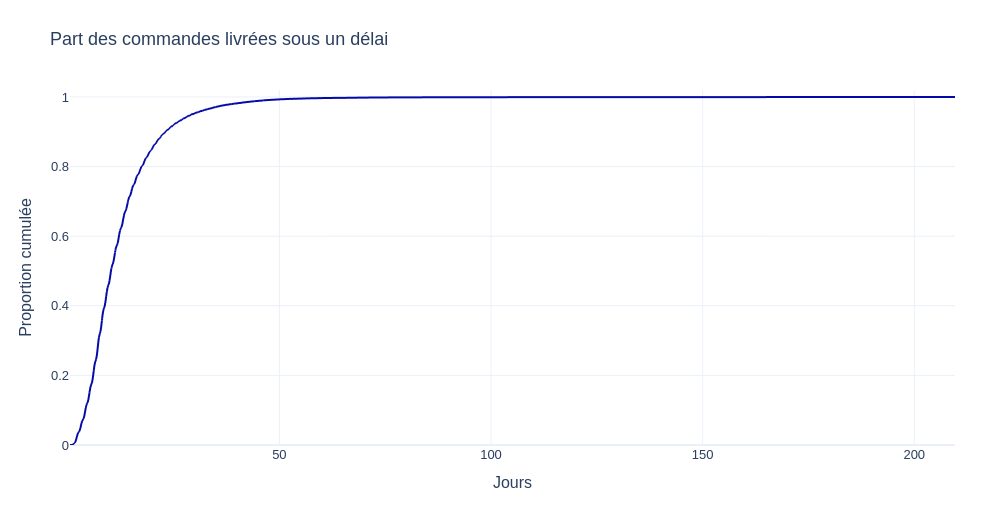

The code cell stored with this chart in its notebook:
### Markdown cell above
### <b><div style='padding:15px;background-color:#d8dcd6;color:#030aa7;font-size:120%;text-align: left'>Plotly</div></b>

### Code cell
ID_GRAPHIQUE = '03_03'
BIBLIOTHEQUE = 'plotly'
fig=px.ecdf(population,x='delai_jours',labels={'delai_jours':'Jours','probability':'Proportion cumulée'})
fig.update_yaxes(title='Proportion cumulée',range=[0,1.02])
montrer_plotly(fig,'Part des commandes livrées sous un délai')

### Figure 1 — Plotly figure (JSON) as saved in the notebook; plotly's stock layout.template omitted (floating-point values rounded to 4 significant figures; data arrays with more than 128 entries replaced by an {"elided": "..."} marker saying what was removed)
{"data": [{"hovertemplate": "Jours=%{x}<br>probability=%{y}<extra></extra>", "legendgroup": "", "line": {"dash": "solid", "shape": "hv"}, "marker": {"color": "#030aa7", "symbol": "circle"}, "mode": "lines", "name": "", "showlegend": false, "type": "scattergl", "x": {"elided": "96470 float values"}, "xaxis": "x", "y": {"elided": "96470 float values"}, "yaxis": "y"}], "layout": {"font": {"family": "Arial", "size": 13}, "height": 520, "legend": {"tracegroupgap": 0}, "margin": {"b": 75, "l": 70, "r": 45, "t": 90}, "title": {"text": "Part des commandes livrées sous un délai"}, "width": 1000, "xaxis": {"anchor": "y", "domain": [0, 1], "title": {"text": "Jours"}}, "yaxis": {"anchor": "x", "domain": [0, 1], "range": [0, 1.02], "rangemode": "tozero", "title": {"text": "Proportion cumulée"}}}}
